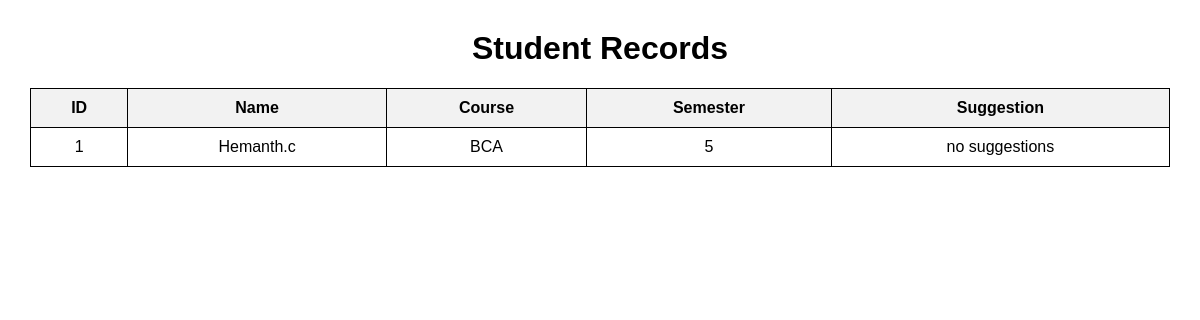
Before: /view with the older database file.
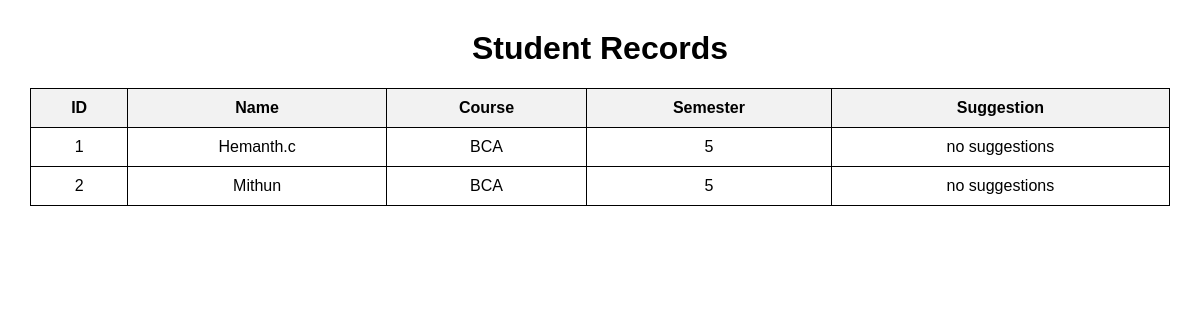
After: the same page with the newer database file.
### tables this page shows
CREATE TABLE students (
    id INTEGER PRIMARY KEY AUTOINCREMENT,
    name TEXT NOT NULL,
    course TEXT NOT NULL,
    semester INTEGER NOT NULL,
    suggestion TEXT NOT NULL
);

### root.py (the view)
@app.route('/view')
def view():
    conn = sqlite3.connect("students.db")
    cursor = conn.cursor()
    cursor.execute("SELECT * FROM students")
    records = cursor.fetchall()
    conn.close()
    return render_template("view.html", records=records)

### templates/view.html (shortened to what this page needs)
<!DOCTYPE html>
<html>
<head>
</head>
<body>
<h1>Student Records</h1>
<table>
<tr>
    <th>ID</th>
    <th>Name</th>
    <th>Course</th>
    <th>Semester</th>
    <th>Suggestion</th>
</tr>
{% for row in records %}
<tr>
    <td>{{ row[0] }}</td>
    <td>{{ row[1] }}</td>
    <td>{{ row[2] }}</td>
    <td>{{ row[3] }}</td>
    <td>{{ row[4] }}</td>
</tr>
{% endfor %}
</table>
</body>
</html>

### templates/view.html (style rules this page uses)
body { font-family: Arial, sans-serif; margin: 30px; }
h1 { text-align:center; }
table { width:100%; border-collapse:collapse; }
th,td { border:1px solid black; padding:10px; text-align:center; }
th { background-color:#f2f2f2; }

Changed rows visible on the page:
added students: id "2", name "Mithun", course "BCA", semester "5", suggestion "no suggestions"
